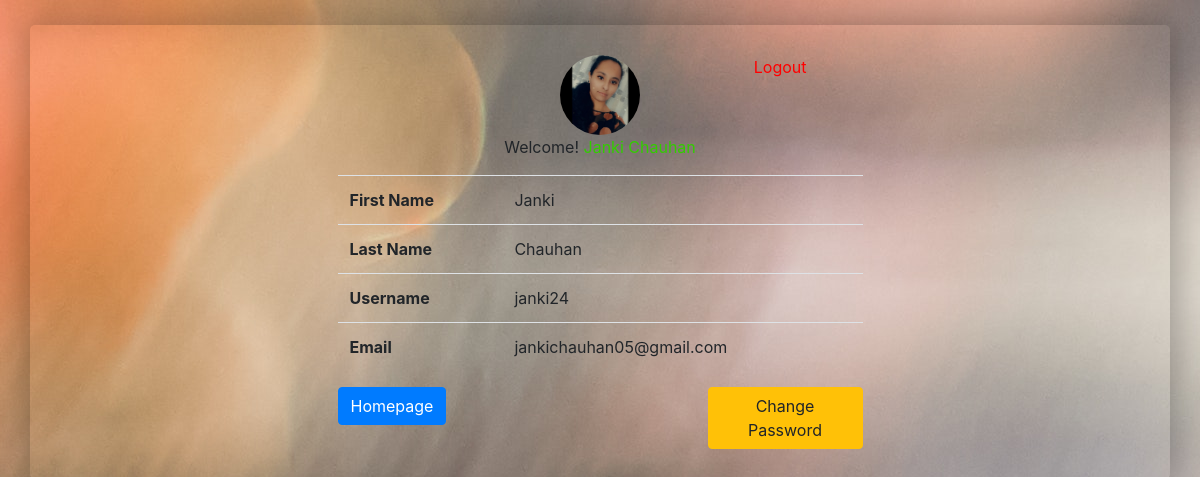
The app's page /Artist/account.php (signed in) with its own data.
### tables this page shows
CREATE TABLE `artist` (
  `id` int(11) NOT NULL,
  `fname` varchar(256) NOT NULL,
  `lname` varchar(256) NOT NULL,
  `username` varchar(256) NOT NULL,
  `InterestedArts` varchar(256) NOT NULL,
  `email` varchar(256) NOT NULL,
  `password` varchar(256) NOT NULL,
  `date` date NOT NULL,
  `phone` int(15) NOT NULL,
  `address` varchar(256) NOT NULL,
  `image` varchar(256) DEFAULT NULL
);

### Artist/account.php (the view, shortened to what this page needs)
<?php require_once("connection.php");
$email = $_SESSION["login_email"];
$findresult = mysqli_query($dbc, "SELECT * FROM artist WHERE email= '$email'");
if ($res = mysqli_fetch_array($findresult)) {
  $username = $res['username'];
  $fname = $res['fname'];
  $lname = $res['lname'];
  $email = $res['email'];
  $image = $res['image'];
}
?>
<!DOCTYPE html>
<html>
<head>
  <link rel="stylesheet" href="https://cdn.jsdelivr.net/npm/bootstrap@4.5.3/dist/css/bootstrap.min.css">
  <link rel="stylesheet" href="css/style.css">
</head>
<body style="background-image: url('back.jpg'); height:100%; width:100%;">
  <div class="container" style="margin-top: 25px;
    padding: 30px;
    box-shadow: 0px 1px 36px 5px rgba(0, 0, 0, 0.28);
    border-radius: 5px;">
    <div class="row">
      <div class="col-sm-3">
      </div>
      <div class="col-sm-6">
        <div class="login_form">
          <div class="row">
            <div class="col"></div>
            <div class="col-6">
              <center>
                <?php if ($image == NULL) {
                  echo '<img src="https://technosmarter.com/assets/icon/user.png">';
                } else {
                  echo '<img src="images/' . $image . '" style="height:80px;width:auto;border-radius:50%;">';
                } ?>
                <p> Welcome! <span style="color:#33CC00"><?php echo $fname . " " . $lname; ?></span> </p>
              </center>
            </div>
            <div class="col">
              <p><a href="logout.php">
                <span style="color:red;">Logout</span> </a></p>
            </div>
          </div>
          <table class="table">
            <tr>
              <th>First Name </th>
              <td><?php echo $fname; ?></td>
            </tr>
            <tr>
              <th>Last Name </th>
              <td><?php echo $lname; ?></td>
            </tr>
            <tr>
              <th>Username </th>
              <td><?php echo $username; ?></td>
            </tr>
            <tr>
              <th>Email </th>
              <td><?php echo $email; ?></td>
            </tr>
          </table>
          <div class="row">
            <div class="col-sm-4">
            <a href="home.php"><button type="button" class="btn btn-primary">Homepage</button></a>
            </div>
            <div class="col-sm-4">
            </div>
            <div class="col-sm-4">
              <a href="change-password.php"><button type="button" class="btn btn-warning">Change Password</button></a>
            </div>
          </div>
        </div>
      </div>
    </div>
</body>
</html>

### Artist/css/style.css (style rules this page uses)
body { background: #EAE9E5; }

### records on screen
artist: image (picture), fname "Janki", lname "Chauhan", username "janki24", email "jankichauhan05@gmail.com"
